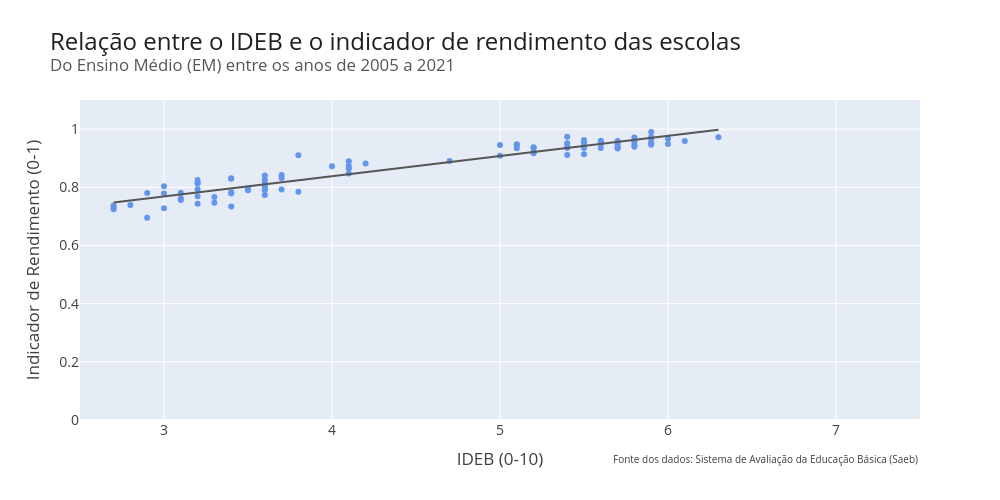

The cell this chart's notebook holds for it:
### Markdown cell above
#### Gerando o gráfico

### Code cell
# Importando a biblioteca
import plotly.express as px

# Gerando o gráfico de dispersão com uma reta representando um modelo de regressão linear (OLS - Mínimos Quadrados Ordinários)
fig = px.scatter(data_frame=ideb_em, x="ideb", y="indicador_rendimento", trendline = 'ols',
                 color_discrete_sequence = [AZUL3], trendline_color_override=CINZA3,
                 labels = {"ideb":"IDEB", "indicador_rendimento":"Indicador de Rendimento"})

# Ajustando o layout do gráfico
fig.update_layout(width=1000, height=500, yaxis_range = [0, 1.1], xaxis_range = [2.5, 7.5],
                  margin = dict(t=100), font_size=14, font_color= CINZA2,
                  title_font_color= CINZA1, title_font_size=24,
                  title_text='Relação entre o IDEB e o indicador de rendimento das escolas' +
                             '<br><sup size=1 style="color:#555655">Do Ensino Médio (EM) entre os anos de 2005 a 2021</sup>',
                  xaxis_title='IDEB (0-10)', yaxis_title='Indicador de Rendimento (0-1)')

# Dados ao passar o mouse
fig.update_traces(hovertemplate = "<b>IDEB:</b> %{x} <br><b>Indicador de Rend:</b> %{y}", selector = dict(type='scatter', mode = "markers"))

fig.add_annotation(text='Fonte dos dados: <a href="https://www.gov.br/inep/pt-br/areas-de-atuacao/avaliacao-e-exames-educacionais/saeb">'
                        'Sistema de Avaliação da Educação Básica (Saeb)</a>',
                   align="left", xref="paper", yref = "paper", x=1, y=-0.15, showarrow=False, font_size=10)
display(fig.show())

### Figure 1 — Plotly figure (JSON) as saved in the notebook; plotly's stock layout.template omitted (floating-point values rounded to 4 significant figures)
{"data": [{"hovertemplate": "<b>IDEB:</b> %{x} <br><b>Indicador de Rend:</b> %{y}", "legendgroup": "", "marker": {"color": "#6495ED", "symbol": "circle"}, "mode": "markers", "name": "", "orientation": "v", "showlegend": false, "type": "scatter", "x": [2.9, 5.7, 2.7, 5.2, 2.7, 5.0, 3.2, 5.7, 3.4, 5.9, 3.0, 5.5, 2.8, 5.1, 2.7, 5.1, 3.4, 5.7, 3.6, 5.8, 3.2, 5.8, 3.1, 5.2, 3.1, 5.4, 3.5, 5.6, 3.8, 5.9, 3.3, 5.6, 3.0, 5.4, 3.1, 5.2, 3.6, 5.8, 3.7, 6.0, 3.3, 5.6, 3.0, 5.2, 2.9, 5.0, 3.6, 5.4, 3.6, 5.7, 3.4, 5.4, 3.2, 5.1, 3.2, 4.7, 3.7, 5.5, 3.5, 5.6, 3.7, 5.7, 3.2, 5.5, 3.2, 5.5, 3.6, 5.9, 3.6, 5.9, 4.1, 6.1, 3.6, 5.8, 3.4, 5.8, 4.1, 6.0, 4.1, 6.3, 5.4, 3.4, 5.4, 3.8, 5.5, 4.1, 5.9, 4.2, 5.9, 4.0], "xaxis": "x", "y": [0.6951, 0.9432, 0.7308, 0.9168, 0.737, 0.9082, 0.7695, 0.9331, 0.7342, 0.9525, 0.7283, 0.9347, 0.7386, 0.9345, 0.7242, 0.9449, 0.7784, 0.936, 0.7737, 0.9562, 0.7434, 0.9445, 0.7622, 0.9214, 0.7567, 0.9363, 0.7895, 0.9352, 0.7846, 0.9465, 0.7465, 0.9508, 0.7784, 0.9357, 0.7813, 0.9379, 0.7897, 0.9394, 0.7924, 0.9485, 0.7666, 0.9582, 0.8033, 0.9353, 0.7799, 0.945, 0.8153, 0.9109, 0.8038, 0.9524, 0.7833, 0.951, 0.8134, 0.9477, 0.7933, 0.8901, 0.8315, 0.9495, 0.7954, 0.9597, 0.8422, 0.9593, 0.8152, 0.95, 0.8248, 0.9627, 0.8264, 0.9522, 0.7989, 0.9666, 0.873, 0.9594, 0.8408, 0.9606, 0.8295, 0.9712, 0.8648, 0.9665, 0.8473, 0.9722, 0.9738, 0.8311, 0.9498, 0.9098, 0.9136, 0.8893, 0.9727, 0.8818, 0.9902, 0.8724], "yaxis": "y"}, {"hovertemplate": "<b>OLS trendline</b><br>indicador_rendimento = 0.0694392 * ideb + 0.560133<br>R<sup>2</sup>=0.907207<br><br>IDEB=%{x}<br>Indicador de Rendimento=%{y} <b>(trend)</b><extra></extra>", "legendgroup": "", "line": {"color": "#555655"}, "marker": {"color": "#6495ED", "symbol": "circle"}, "mode": "lines", "name": "", "showlegend": false, "type": "scatter", "x": [2.7, 2.7, 2.7, 2.8, 2.9, 2.9, 3.0, 3.0, 3.0, 3.1, 3.1, 3.1, 3.2, 3.2, 3.2, 3.2, 3.2, 3.2, 3.3, 3.3, 3.4, 3.4, 3.4, 3.4, 3.4, 3.5, 3.5, 3.6, 3.6, 3.6, 3.6, 3.6, 3.6, 3.6, 3.7, 3.7, 3.7, 3.8, 3.8, 4.0, 4.1, 4.1, 4.1, 4.1, 4.2, 4.7, 5.0, 5.0, 5.1, 5.1, 5.1, 5.2, 5.2, 5.2, 5.2, 5.4, 5.4, 5.4, 5.4, 5.4, 5.4, 5.5, 5.5, 5.5, 5.5, 5.5, 5.6, 5.6, 5.6, 5.6, 5.7, 5.7, 5.7, 5.7, 5.7, 5.8, 5.8, 5.8, 5.8, 5.8, 5.9, 5.9, 5.9, 5.9, 5.9, 5.9, 6.0, 6.0, 6.1, 6.3], "xaxis": "x", "y": [0.7476, 0.7476, 0.7476, 0.7546, 0.7615, 0.7615, 0.7685, 0.7685, 0.7685, 0.7754, 0.7754, 0.7754, 0.7823, 0.7823, 0.7823, 0.7823, 0.7823, 0.7823, 0.7893, 0.7893, 0.7962, 0.7962, 0.7962, 0.7962, 0.7962, 0.8032, 0.8032, 0.8101, 0.8101, 0.8101, 0.8101, 0.8101, 0.8101, 0.8101, 0.8171, 0.8171, 0.8171, 0.824, 0.824, 0.8379, 0.8448, 0.8448, 0.8448, 0.8448, 0.8518, 0.8865, 0.9073, 0.9073, 0.9143, 0.9143, 0.9143, 0.9212, 0.9212, 0.9212, 0.9212, 0.9351, 0.9351, 0.9351, 0.9351, 0.9351, 0.9351, 0.942, 0.942, 0.942, 0.942, 0.942, 0.949, 0.949, 0.949, 0.949, 0.9559, 0.9559, 0.9559, 0.9559, 0.9559, 0.9629, 0.9629, 0.9629, 0.9629, 0.9629, 0.9698, 0.9698, 0.9698, 0.9698, 0.9698, 0.9698, 0.9768, 0.9768, 0.9837, 0.9976], "yaxis": "y"}], "layout": {"annotations": [{"align": "left", "font": {"size": 10}, "showarrow": false, "text": "Fonte dos dados: <a href=\"https://www.gov.br/inep/pt-br/areas-de-atuacao/avaliacao-e-exames-educacionais/saeb\">Sistema de Avaliação da Educação Básica (Saeb)</a>", "x": 1, "xref": "paper", "y": -0.15, "yref": "paper"}], "font": {"color": "#414040", "size": 14}, "height": 500, "legend": {"tracegroupgap": 0}, "margin": {"t": 100}, "title": {"font": {"color": "#231F20", "size": 24}, "text": "Relação entre o IDEB e o indicador de rendimento das escolas<br><sup size=1 style=\"color:#555655\">Do Ensino Médio (EM) entre os anos de 2005 a 2021</sup>"}, "width": 1000, "xaxis": {"anchor": "y", "domain": [0, 1], "range": [2.5, 7.5], "title": {"text": "IDEB (0-10)"}}, "yaxis": {"anchor": "x", "domain": [0, 1], "range": [0, 1.1], "title": {"text": "Indicador de Rendimento (0-1)"}}}}
